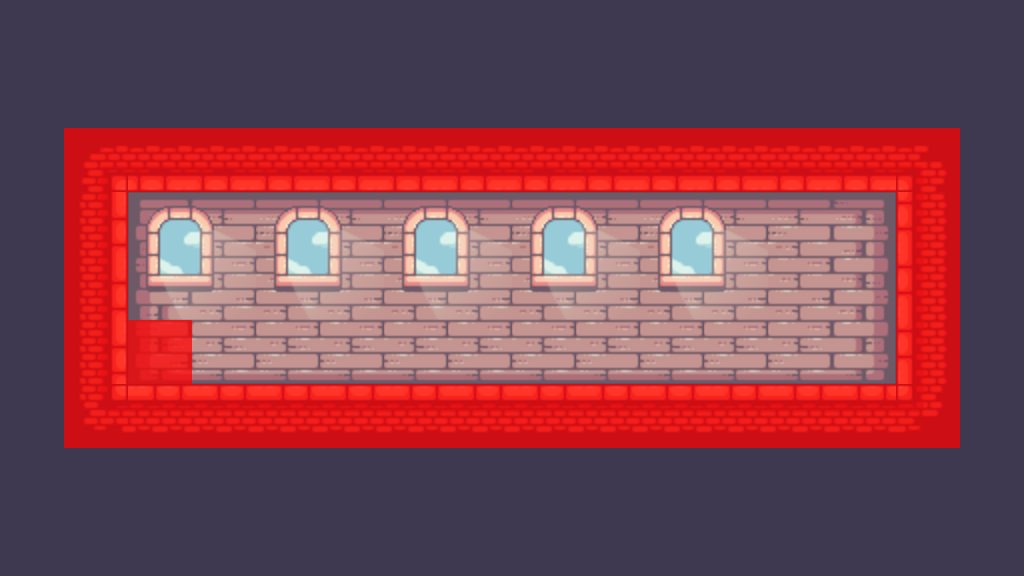

Tiled map render using the project's own tile images. Description and the whole map definition, tile-layer contents included, below:
An orthogonal 16x9 tile map with 64x64 px tiles, 4 tile layers (Background, Tiles, Decorations, Collisions), 3 tilesets and 4 objects.

<map version="1.9" tiledversion="1.9.2" orientation="orthogonal" renderorder="right-down" width="16" height="9" tilewidth="64" tileheight="64" infinite="0" nextlayerid="6" nextobjectid="28">
 <editorsettings>
  <export target="../../ collisions.js" format="js" />
 </editorsettings>
 <tileset firstgid="1" source="../tilesets/Main.tsx" />
 <tileset firstgid="248" source="../tilesets/Decorations.tsx" />
 <tileset firstgid="290" source="../tilesets/Misc.tsx" />
 <layer id="5" name="Background" width="16" height="9">
  <data encoding="csv">
41,41,41,41,41,41,41,41,41,41,41,41,41,41,41,41,
41,41,41,41,41,41,41,41,41,41,41,41,41,41,41,41,
41,41,41,41,41,41,41,41,41,41,41,41,41,41,41,41,
41,41,41,41,41,41,41,41,41,41,41,41,41,41,41,41,
41,41,41,41,41,41,41,41,41,41,41,41,41,41,41,41,
41,41,41,41,41,41,41,41,41,41,41,41,41,41,41,41,
41,41,41,41,41,41,41,41,41,41,41,41,41,41,41,41,
41,41,41,41,41,41,41,41,41,41,41,41,41,41,41,41,
41,41,41,41,41,41,41,41,41,41,41,41,41,41,41,41
</data>
 </layer>
 <layer id="1" name="Tiles" width="16" height="9">
  <data encoding="csv">
41,41,41,41,41,41,41,41,41,41,41,41,41,41,41,41,
41,41,41,41,41,41,41,41,41,41,41,41,41,41,41,41,
41,27,60,60,60,60,60,60,60,60,60,60,60,60,28,41,
41,42,135,136,136,136,136,136,136,136,136,136,136,137,40,41,
41,42,154,155,155,155,155,155,155,155,155,155,155,156,40,41,
41,42,173,174,174,174,174,174,174,174,174,174,174,175,40,41,
41,46,22,22,22,22,22,22,22,22,22,22,22,22,47,41,
41,41,41,41,41,41,41,41,41,41,41,41,41,41,41,41,
41,41,41,41,41,41,41,41,41,41,41,41,41,41,41,41
</data>
 </layer>
 <layer id="4" name="Decorations" width="16" height="9">
  <data encoding="csv">
0,0,0,0,0,0,0,0,0,0,0,0,0,0,0,0,
0,0,0,0,0,0,0,0,0,0,0,0,0,0,0,0,
0,0,0,0,0,0,0,0,0,0,0,0,0,0,0,0,
0,0,271,272,271,272,271,272,271,272,271,272,0,0,0,0,
0,0,278,279,278,279,278,279,278,279,278,279,0,0,0,0,
0,0,0,0,0,0,0,0,0,0,0,0,0,0,0,0,
0,0,0,0,0,0,0,0,0,0,0,0,0,0,0,0,
0,0,0,0,0,0,0,0,0,0,0,0,0,0,0,0,
0,0,0,0,0,0,0,0,0,0,0,0,0,0,0,0
</data>
 </layer>
 <layer id="2" name="Collisions" width="16" height="9" opacity="0.74">
  <data encoding="csv">
0,0,0,0,0,0,0,0,0,0,0,0,0,0,0,0,
0,0,0,0,0,0,0,0,0,0,0,0,0,0,0,0,
0,292,292,292,292,292,292,292,292,292,292,292,292,292,292,0,
0,292,0,0,0,0,0,0,0,0,0,0,0,0,292,0,
0,292,0,0,0,0,0,0,0,0,0,0,0,0,292,0,
0,292,292,0,0,0,0,0,0,0,0,0,0,0,292,0,
0,292,292,292,292,292,292,292,292,292,292,292,292,292,292,0,
0,0,0,0,0,0,0,0,0,0,0,0,0,0,0,0,
0,0,0,0,0,0,0,0,0,0,0,0,0,0,0,0
</data>
 </layer>
 <objectgroup id="3" name="Misc">
  <object id="23" gid="291" x="149.369" y="384.81" width="44" height="32" />
  <object id="24" gid="291" x="127.975" y="384.81" width="44" height="32" />
  <object id="25" gid="291" x="138.672" y="354.058" width="44" height="32" />
  <object id="27" x="376.247" y="604.412" height="1.51103" />
 </objectgroup>
</map>
